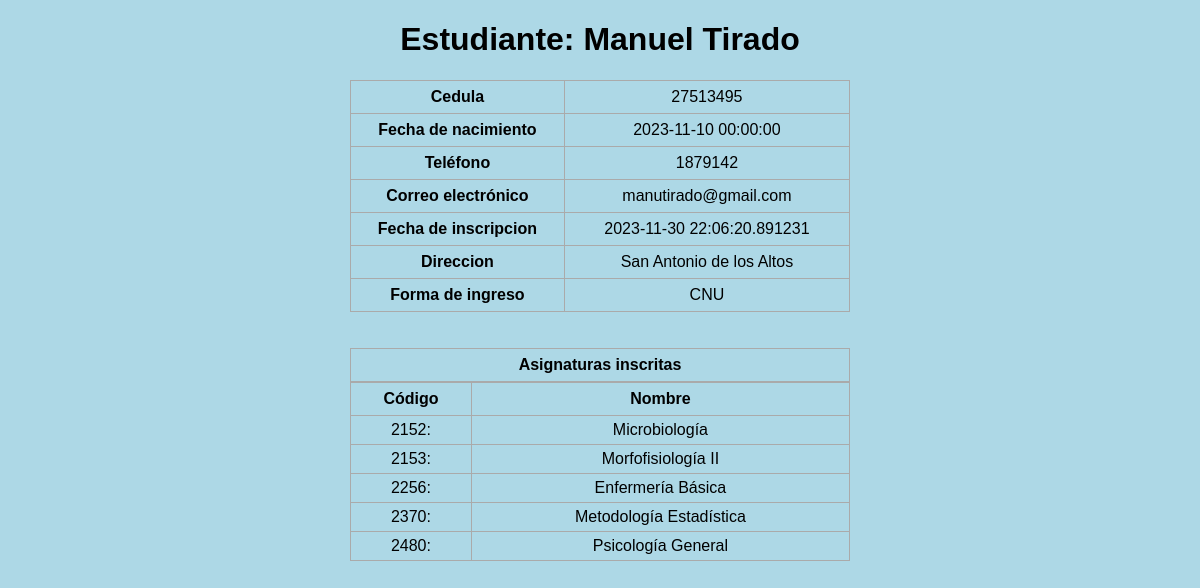
Screenshot of /info_estudiante/1 with the database file from the repository.
### inscripcion.py (models this page shows, shortened)
class Estudiante(db.Model):
    cod_estudiante = db.Column(db.Integer, primary_key=True, autoincrement=True)
    nombre = db.Column(db.String(200), nullable=False)
    cedula = db.Column(db.Integer)
    nacimiento = db.Column(db.DateTime)
    telefono = db.Column(db.Integer)
    correo = db.Column(db.String(200), nullable=False)
    fecha_inscripcion = db.Column(db.DateTime, default=datetime.utcnow)
    direccion = db.Column(db.String(200), nullable=False)
    forma_ingreso = db.Column(db.String(200), nullable=False)

class Asignatura(db.Model):
    cod_asig = db.Column(db.Integer, primary_key=True)
    nombre = db.Column(db.String(200), nullable=False)
    unidad_creditos = db.Column(db.Integer)

### inscripcion.py (the view)
@app.route('/info_estudiante/<int:id>', methods=['GET', 'POST'])
def info_estudiante(id):
    estudiante = Estudiante.query.get_or_404(id)
    cursando = Cursando.query.filter_by(cod_estudiante=estudiante.cod_estudiante).all()
    codigos_asignaturas = [curso.cod_asig for curso in cursando]
    asignaturas = Asignatura.query.filter(Asignatura.cod_asig.in_(codigos_asignaturas)).all()
    if request.method == 'POST':
        pass
    else:
        return render_template('info_estudiante.html', asignaturas=asignaturas, estudiante=estudiante)

### templates/info_estudiante.html (shortened to what this page needs)
{% extends 'base.html' %}
{% block body %}
<div class="content">
    <h1 style="text-align: center">Estudiante: {{estudiante.nombre}}</h1>
    <table>
        <tr>
            <th>Cedula</th>
            <td>{{estudiante.cedula}}</td>
        </tr>
        <tr>
            <th>Fecha de nacimiento</th>
            <td>{{estudiante.nacimiento}}</td>
        </tr>
        <tr>
            <th>Teléfono</th>
            <td>{{estudiante.telefono}}</td>
        </tr>
        <tr>
            <th>Correo electrónico</th>
            <td>{{estudiante.correo}}</td>
        </tr>
        <tr>
            <th>Fecha de inscripcion</th>
            <td>{{estudiante.fecha_inscripcion}}</td>
        </tr>
        <tr>
            <th>Direccion</th>
            <td>{{estudiante.direccion}}</td>
        </tr>
        <tr>
            <th>Forma de ingreso</th>
            <td>{{estudiante.forma_ingreso}}</td>
        </tr>
    </table>
    <br>
    <br>
    <table>
        <tr>
            <th>Asignaturas inscritas</th>
        </tr>
    </table>
    <table>
        <tr>
            <th>Código</th> <th>Nombre</th>
        </tr>
        {% for asignatura in asignaturas %}
        <tr>
            <td>{{asignatura.cod_asig}}:</td>
            <td>{{asignatura.nombre}}</td>
        </tr>
        {% endfor%}
    </table>
</div>
{% endblock %}

### static/css/main.css (style rules this page uses)
body, html { margin: 0; font-family: sans-serif; background-color: lightblue; }
.content { margin: 0 auto; width: 500px; }
table, td, th { border: 1px solid #aaa; }
table { border-collapse: collapse; width: 100%; }
th { height: 30px; }
td { text-align: center; padding: 5px; }

### rows the page displays
Estudiante: nombre "Manuel Tirado", cedula "27513495", nacimiento "2023-11-10 00:00:00", telefono "1879142", correo "manutirado@gmail.com", fecha_inscripcion "2023-11-30 22:06:20.891231", direccion "San Antonio de los Altos", forma_ingreso "CNU"
Asignatura: cod_asig "2152", nombre "Microbiología"
Asignatura: cod_asig "2153", nombre "Morfofisiología II"
Asignatura: cod_asig "2256", nombre "Enfermería Básica"
Asignatura: cod_asig "2370", nombre "Metodología Estadística"
Asignatura: cod_asig "2480", nombre "Psicología General"
